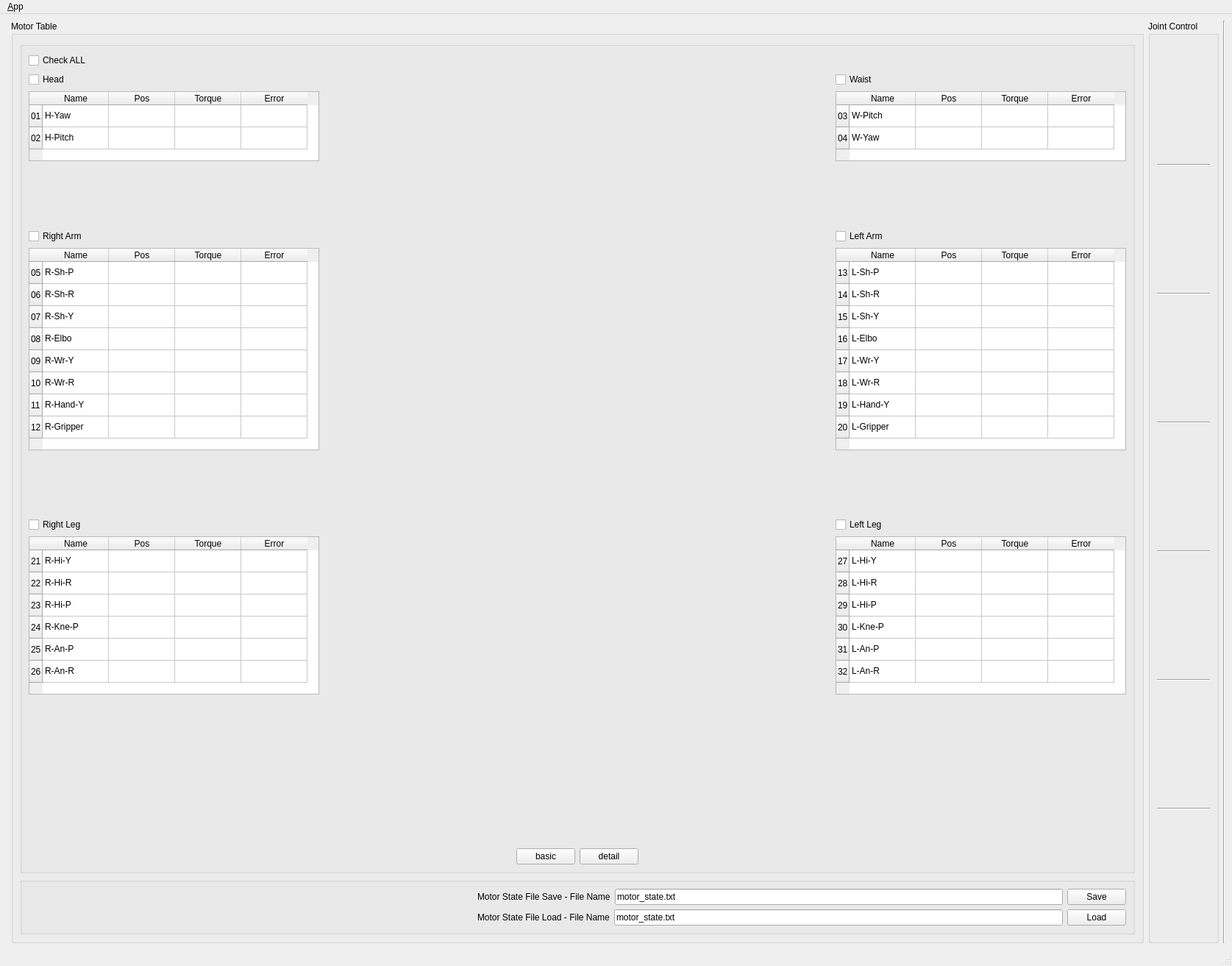
<?xml version="1.0" encoding="UTF-8"?>
<ui version="4.0">
 <class>JointWindow</class>
 <widget class="QMainWindow" name="JointWindow">
  <property name="geometry">
   <rect>
    <x>0</x>
    <y>0</y>
    <width>1675</width>
    <height>1313</height>
   </rect>
  </property>
  <property name="minimumSize">
   <size>
    <width>0</width>
    <height>880</height>
   </size>
  </property>
  <property name="windowTitle">
   <string>DYROS THORMANG User Interface</string>
  </property>
  <property name="windowIcon">
   <iconset resource="../resources/images.qrc">
    <normaloff>:/images/icon_2.png</normaloff>:/images/icon_2.png</iconset>
  </property>
  <property name="locale">
   <locale language="English" country="UnitedStates"/>
  </property>
  <property name="iconSize">
   <size>
    <width>24</width>
    <height>24</height>
   </size>
  </property>
  <widget class="QWidget" name="centralwidget">
   <layout class="QHBoxLayout">
    <item>
     <widget class="QTableWidget" name="motor_table">
      <property name="minimumSize">
       <size>
        <width>0</width>
        <height>0</height>
       </size>
      </property>
      <property name="maximumSize">
       <size>
        <width>0</width>
        <height>16777215</height>
       </size>
      </property>
      <property name="rowCount">
       <number>32</number>
      </property>
      <property name="columnCount">
       <number>4</number>
      </property>
      <attribute name="horizontalHeaderDefaultSectionSize">
       <number>60</number>
      </attribute>
      <row/>
      <row/>
      <row/>
      <row/>
      <row/>
      <row/>
      <row/>
      <row/>
      <row/>
      <row/>
      <row/>
      <row/>
      <row/>
      <row/>
      <row/>
      <row/>
      <row/>
      <row/>
      <row/>
      <row/>
      <row/>
      <row/>
      <row/>
      <row/>
      <row/>
      <row/>
      <row/>
      <row/>
      <row/>
      <row/>
      <row/>
      <row/>
      <column/>
      <column/>
      <column/>
      <column/>
      <item row="0" column="0">
       <property name="text">
        <string>R-Sh-P</string>
       </property>
      </item>
      <item row="1" column="0">
       <property name="text">
        <string>L-Sh-P</string>
       </property>
      </item>
      <item row="2" column="0">
       <property name="text">
        <string>R-Sh-R</string>
       </property>
      </item>
      <item row="3" column="0">
       <property name="text">
        <string>L-Sh-R</string>
       </property>
      </item>
      <item row="4" column="0">
       <property name="text">
        <string>R-Sh-Y</string>
       </property>
      </item>
      <item row="5" column="0">
       <property name="text">
        <string>L-Sh-Y</string>
       </property>
      </item>
      <item row="6" column="0">
       <property name="text">
        <string>R-Elbo</string>
       </property>
      </item>
      <item row="7" column="0">
       <property name="text">
        <string>L-Elbo</string>
       </property>
      </item>
      <item row="8" column="0">
       <property name="text">
        <string>R-Wr-Y</string>
       </property>
      </item>
      <item row="9" column="0">
       <property name="text">
        <string>L-Wr-Y</string>
       </property>
      </item>
      <item row="10" column="0">
       <property name="text">
        <string>R-Wr-R</string>
       </property>
      </item>
      <item row="11" column="0">
       <property name="text">
        <string>L-Wr-R</string>
       </property>
      </item>
      <item row="12" column="0">
       <property name="text">
        <string>R-W-Y2</string>
       </property>
      </item>
      <item row="13" column="0">
       <property name="text">
        <string>L-W-Y2</string>
       </property>
      </item>
      <item row="14" column="0">
       <property name="text">
        <string>R-Hi-Y</string>
       </property>
      </item>
      <item row="15" column="0">
       <property name="text">
        <string>L-Hi-Y</string>
       </property>
      </item>
      <item row="16" column="0">
       <property name="text">
        <string>R-Hi-R</string>
       </property>
      </item>
      <item row="17" column="0">
       <property name="text">
        <string>L-Hi-R</string>
       </property>
      </item>
      <item row="18" column="0">
       <property name="text">
        <string>R-Hi-P</string>
       </property>
      </item>
      <item row="19" column="0">
       <property name="text">
        <string>L-Hi-P</string>
       </property>
      </item>
      <item row="20" column="0">
       <property name="text">
        <string>R-Kne</string>
       </property>
      </item>
      <item row="21" column="0">
       <property name="text">
        <string>L-Kne</string>
       </property>
      </item>
      <item row="22" column="0">
       <property name="text">
        <string>R-An-P</string>
       </property>
      </item>
      <item row="23" column="0">
       <property name="text">
        <string>L-An-P</string>
       </property>
      </item>
      <item row="24" column="0">
       <property name="text">
        <string>R-An-R</string>
       </property>
      </item>
      <item row="25" column="0">
       <property name="text">
        <string>L-An-R</string>
       </property>
      </item>
      <item row="26" column="0">
       <property name="text">
        <string>W-Pitch</string>
       </property>
      </item>
      <item row="27" column="0">
       <property name="text">
        <string>W-Yaw</string>
       </property>
      </item>
      <item row="28" column="0">
       <property name="text">
        <string>H-Pan</string>
       </property>
      </item>
      <item row="29" column="0">
       <property name="text">
        <string>H-Tilt</string>
       </property>
      </item>
      <item row="30" column="0">
       <property name="text">
        <string>R-Hand</string>
       </property>
      </item>
      <item row="31" column="0">
       <property name="text">
        <string>L-Hand</string>
       </property>
      </item>
     </widget>
    </item>
    <item>
     <widget class="QGroupBox" name="groupBox_2">
      <property name="styleSheet">
       <string notr="true"/>
      </property>
      <property name="title">
       <string>Motor Table</string>
      </property>
      <layout class="QVBoxLayout" name="verticalLayout_31">
       <item>
        <widget class="QGroupBox" name="groupBox_3">
         <property name="title">
          <string/>
         </property>
         <layout class="QGridLayout" name="gridLayout_9">
          <item row="3" column="0">
           <layout class="QVBoxLayout" name="verticalLayout_28">
            <item>
             <widget class="QCheckBox" name="rl_checkBox">
              <property name="text">
               <string>Right Leg</string>
              </property>
             </widget>
            </item>
            <item>
             <widget class="QTableWidget" name="rl_table">
              <property name="minimumSize">
               <size>
                <width>0</width>
                <height>215</height>
               </size>
              </property>
              <property name="maximumSize">
               <size>
                <width>395</width>
                <height>215</height>
               </size>
              </property>
              <attribute name="horizontalHeaderDefaultSectionSize">
               <number>90</number>
              </attribute>
              <row>
               <property name="text">
                <string>21</string>
               </property>
              </row>
              <row>
               <property name="text">
                <string>22</string>
               </property>
              </row>
              <row>
               <property name="text">
                <string>23</string>
               </property>
              </row>
              <row>
               <property name="text">
                <string>24</string>
               </property>
              </row>
              <row>
               <property name="text">
                <string>25</string>
               </property>
              </row>
              <row>
               <property name="text">
                <string>26</string>
               </property>
              </row>
              <column>
               <property name="text">
                <string>Name</string>
               </property>
              </column>
              <column>
               <property name="text">
                <string>Pos</string>
               </property>
              </column>
              <column>
               <property name="text">
                <string>Torque</string>
               </property>
              </column>
              <column>
               <property name="text">
                <string>Error</string>
               </property>
              </column>
              <item row="0" column="0">
               <property name="text">
                <string>R-Hi-Y</string>
               </property>
              </item>
              <item row="1" column="0">
               <property name="text">
                <string>R-Hi-R</string>
               </property>
              </item>
              <item row="2" column="0">
               <property name="text">
                <string>R-Hi-P</string>
               </property>
              </item>
              <item row="3" column="0">
               <property name="text">
                <string>R-Kne-P</string>
               </property>
              </item>
              <item row="4" column="0">
               <property name="text">
                <string>R-An-P</string>
               </property>
              </item>
              <item row="5" column="0">
               <property name="text">
                <string>R-An-R</string>
               </property>
              </item>
             </widget>
            </item>
            <item>
             <spacer name="verticalSpacer_18">
              <property name="orientation">
               <enum>Qt::Vertical</enum>
              </property>
              <property name="sizeHint" stdset="0">
               <size>
                <width>20</width>
                <height>40</height>
               </size>
              </property>
             </spacer>
            </item>
           </layout>
          </item>
          <item row="3" column="2">
           <layout class="QVBoxLayout" name="verticalLayout_24">
            <item>
             <widget class="QCheckBox" name="ll_checkBox">
              <property name="text">
               <string>Left Leg</string>
              </property>
              <property name="tristate">
               <bool>false</bool>
              </property>
             </widget>
            </item>
            <item>
             <widget class="QTableWidget" name="ll_table">
              <property name="minimumSize">
               <size>
                <width>0</width>
                <height>215</height>
               </size>
              </property>
              <property name="maximumSize">
               <size>
                <width>395</width>
                <height>215</height>
               </size>
              </property>
              <attribute name="horizontalHeaderDefaultSectionSize">
               <number>90</number>
              </attribute>
              <row>
               <property name="text">
                <string>27</string>
               </property>
              </row>
              <row>
               <property name="text">
                <string>28</string>
               </property>
              </row>
              <row>
               <property name="text">
                <string>29</string>
               </property>
              </row>
              <row>
               <property name="text">
                <string>30</string>
               </property>
              </row>
              <row>
               <property name="text">
                <string>31</string>
               </property>
              </row>
              <row>
               <property name="text">
                <string>32</string>
               </property>
              </row>
              <column>
               <property name="text">
                <string>Name</string>
               </property>
              </column>
              <column>
               <property name="text">
                <string>Pos</string>
               </property>
              </column>
              <column>
               <property name="text">
                <string>Torque</string>
               </property>
              </column>
              <column>
               <property name="text">
                <string>Error</string>
               </property>
              </column>
              <item row="0" column="0">
               <property name="text">
                <string>L-Hi-Y</string>
               </property>
              </item>
              <item row="1" column="0">
               <property name="text">
                <string>L-Hi-R</string>
               </property>
              </item>
              <item row="2" column="0">
               <property name="text">
                <string>L-Hi-P</string>
               </property>
              </item>
              <item row="3" column="0">
               <property name="text">
                <string>L-Kne-P</string>
               </property>
              </item>
              <item row="4" column="0">
               <property name="text">
                <string>L-An-P</string>
               </property>
              </item>
              <item row="5" column="0">
               <property name="text">
                <string>L-An-R</string>
               </property>
              </item>
             </widget>
            </item>
            <item>
             <spacer name="verticalSpacer_20">
              <property name="orientation">
               <enum>Qt::Vertical</enum>
              </property>
              <property name="sizeHint" stdset="0">
               <size>
                <width>20</width>
                <height>40</height>
               </size>
              </property>
             </spacer>
            </item>
           </layout>
          </item>
          <item row="2" column="0">
           <layout class="QVBoxLayout" name="verticalLayout_27">
            <item>
             <spacer name="verticalSpacer_14">
              <property name="orientation">
               <enum>Qt::Vertical</enum>
              </property>
              <property name="sizeHint" stdset="0">
               <size>
                <width>20</width>
                <height>40</height>
               </size>
              </property>
             </spacer>
            </item>
            <item>
             <widget class="QCheckBox" name="ra_checkBox">
              <property name="text">
               <string>Right Arm</string>
              </property>
             </widget>
            </item>
            <item>
             <widget class="QTableWidget" name="ra_table">
              <property name="minimumSize">
               <size>
                <width>0</width>
                <height>275</height>
               </size>
              </property>
              <property name="maximumSize">
               <size>
                <width>395</width>
                <height>275</height>
               </size>
              </property>
              <attribute name="horizontalHeaderDefaultSectionSize">
               <number>90</number>
              </attribute>
              <row>
               <property name="text">
                <string>05</string>
               </property>
              </row>
              <row>
               <property name="text">
                <string>06</string>
               </property>
              </row>
              <row>
               <property name="text">
                <string>07</string>
               </property>
              </row>
              <row>
               <property name="text">
                <string>08</string>
               </property>
              </row>
              <row>
               <property name="text">
                <string>09</string>
               </property>
              </row>
              <row>
               <property name="text">
                <string>10</string>
               </property>
              </row>
              <row>
               <property name="text">
                <string>11</string>
               </property>
              </row>
              <row>
               <property name="text">
                <string>12</string>
               </property>
              </row>
              <column>
               <property name="text">
                <string>Name</string>
               </property>
              </column>
              <column>
               <property name="text">
                <string>Pos</string>
               </property>
              </column>
              <column>
               <property name="text">
                <string>Torque</string>
               </property>
              </column>
              <column>
               <property name="text">
                <string>Error</string>
               </property>
              </column>
              <item row="0" column="0">
               <property name="text">
                <string>R-Sh-P</string>
               </property>
              </item>
              <item row="1" column="0">
               <property name="text">
                <string>R-Sh-R</string>
               </property>
              </item>
              <item row="2" column="0">
               <property name="text">
                <string>R-Sh-Y</string>
               </property>
              </item>
              <item row="3" column="0">
               <property name="text">
                <string>R-Elbo</string>
               </property>
              </item>
              <item row="4" column="0">
               <property name="text">
                <string>R-Wr-Y</string>
               </property>
              </item>
              <item row="5" column="0">
               <property name="text">
                <string>R-Wr-R</string>
               </property>
              </item>
              <item row="6" column="0">
               <property name="text">
                <string>R-Hand-Y</string>
               </property>
              </item>
              <item row="7" column="0">
               <property name="text">
                <string>R-Gripper</string>
               </property>
              </item>
             </widget>
            </item>
            <item>
             <spacer name="verticalSpacer_19">
              <property name="orientation">
               <enum>Qt::Vertical</enum>
              </property>
              <property name="sizeHint" stdset="0">
               <size>
                <width>20</width>
                <height>40</height>
               </size>
              </property>
             </spacer>
            </item>
           </layout>
          </item>
          <item row="2" column="2">
           <layout class="QVBoxLayout" name="verticalLayout_23">
            <item>
             <spacer name="verticalSpacer_15">
              <property name="orientation">
               <enum>Qt::Vertical</enum>
              </property>
              <property name="sizeHint" stdset="0">
               <size>
                <width>20</width>
                <height>40</height>
               </size>
              </property>
             </spacer>
            </item>
            <item>
             <widget class="QCheckBox" name="la_checkBox">
              <property name="text">
               <string>Left Arm</string>
              </property>
             </widget>
            </item>
            <item>
             <widget class="QTableWidget" name="la_table">
              <property name="minimumSize">
               <size>
                <width>0</width>
                <height>275</height>
               </size>
              </property>
              <property name="maximumSize">
               <size>
                <width>395</width>
                <height>275</height>
               </size>
              </property>
              <attribute name="horizontalHeaderDefaultSectionSize">
               <number>90</number>
              </attribute>
              <row>
               <property name="text">
                <string>13</string>
               </property>
              </row>
              <row>
               <property name="text">
                <string>14</string>
               </property>
              </row>
              <row>
               <property name="text">
                <string>15</string>
               </property>
              </row>
              <row>
               <property name="text">
                <string>16</string>
               </property>
              </row>
              <row>
               <property name="text">
                <string>17</string>
               </property>
              </row>
              <row>
               <property name="text">
                <string>18</string>
               </property>
              </row>
              <row>
               <property name="text">
                <string>19</string>
               </property>
              </row>
              <row>
               <property name="text">
                <string>20</string>
               </property>
              </row>
              <column>
               <property name="text">
                <string>Name</string>
               </property>
              </column>
              <column>
               <property name="text">
                <string>Pos</string>
               </property>
              </column>
              <column>
               <property name="text">
                <string>Torque</string>
               </property>
              </column>
              <column>
               <property name="text">
                <string>Error</string>
               </property>
              </column>
              <item row="0" column="0">
               <property name="text">
                <string>L-Sh-P</string>
               </property>
              </item>
              <item row="0" column="1">
               <property name="text">
                <string/>
               </property>
              </item>
              <item row="1" column="0">
               <property name="text">
                <string>L-Sh-R</string>
               </property>
              </item>
              <item row="2" column="0">
               <property name="text">
                <string>L-Sh-Y</string>
               </property>
              </item>
              <item row="3" column="0">
               <property name="text">
                <string>L-Elbo</string>
               </property>
              </item>
              <item row="4" column="0">
               <property name="text">
                <string>L-Wr-Y</string>
               </property>
              </item>
              <item row="5" column="0">
               <property name="text">
                <string>L-Wr-R</string>
               </property>
              </item>
              <item row="6" column="0">
               <property name="text">
                <string>L-Hand-Y</string>
               </property>
              </item>
              <item row="7" column="0">
               <property name="text">
                <string>L-Gripper</string>
               </property>
              </item>
             </widget>
            </item>
            <item>
             <spacer name="verticalSpacer_21">
              <property name="orientation">
               <enum>Qt::Vertical</enum>
              </property>
              <property name="sizeHint" stdset="0">
               <size>
                <width>20</width>
                <height>40</height>
               </size>
              </property>
             </spacer>
            </item>
           </layout>
          </item>
          <item row="0" column="0">
           <widget class="QCheckBox" name="all_checkBox">
            <property name="text">
             <string>Check ALL</string>
            </property>
           </widget>
          </item>
          <item row="1" column="2">
           <layout class="QVBoxLayout" name="verticalLayout_25">
            <item>
             <widget class="QCheckBox" name="w_checkBox">
              <property name="text">
               <string>Waist</string>
              </property>
             </widget>
            </item>
            <item>
             <widget class="QTableWidget" name="w_table">
              <property name="minimumSize">
               <size>
                <width>395</width>
                <height>95</height>
               </size>
              </property>
              <property name="maximumSize">
               <size>
                <width>395</width>
                <height>95</height>
               </size>
              </property>
              <attribute name="horizontalHeaderDefaultSectionSize">
               <number>90</number>
              </attribute>
              <row>
               <property name="text">
                <string>03</string>
               </property>
              </row>
              <row>
               <property name="text">
                <string>04</string>
               </property>
              </row>
              <column>
               <property name="text">
                <string>Name</string>
               </property>
              </column>
              <column>
               <property name="text">
                <string>Pos</string>
               </property>
              </column>
              <column>
               <property name="text">
                <string>Torque</string>
               </property>
              </column>
              <column>
               <property name="text">
                <string>Error</string>
               </property>
              </column>
              <item row="0" column="0">
               <property name="text">
                <string>W-Pitch</string>
               </property>
              </item>
              <item row="1" column="0">
               <property name="text">
                <string>W-Yaw</string>
               </property>
              </item>
             </widget>
            </item>
           </layout>
          </item>
          <item row="1" column="0">
           <layout class="QVBoxLayout" name="verticalLayout_26">
            <item>
             <widget class="QCheckBox" name="h_checkBox">
              <property name="text">
               <string>Head</string>
              </property>
             </widget>
            </item>
            <item>
             <widget class="QTableWidget" name="h_table">
              <property name="minimumSize">
               <size>
                <width>395</width>
                <height>95</height>
               </size>
              </property>
              <property name="maximumSize">
               <size>
                <width>395</width>
                <height>95</height>
               </size>
              </property>
              <attribute name="horizontalHeaderDefaultSectionSize">
               <number>90</number>
              </attribute>
              <row>
               <property name="text">
                <string>01</string>
               </property>
              </row>
              <row>
               <property name="text">
                <string>02</string>
               </property>
              </row>
              <column>
               <property name="text">
                <string>Name</string>
               </property>
              </column>
              <column>
               <property name="text">
                <string>Pos</string>
               </property>
              </column>
              <column>
               <property name="text">
                <string>Torque</string>
               </property>
              </column>
              <column>
               <property name="text">
                <string>Error</string>
               </property>
              </column>
              <item row="0" column="0">
               <property name="text">
                <string>H-Yaw</string>
               </property>
              </item>
              <item row="1" column="0">
               <property name="text">
                <string>H-Pitch</string>
               </property>
              </item>
             </widget>
            </item>
           </layout>
          </item>
          <item row="3" column="1">
           <layout class="QVBoxLayout" name="verticalLayout_32">
            <item>
             <widget class="QLabel" name="label_28">
              <property name="minimumSize">
               <size>
                <width>300</width>
                <height>0</height>
               </size>
              </property>
              <property name="text">
               <string/>
              </property>
             </widget>
            </item>
            <item>
             <layout class="QHBoxLayout" name="horizontalLayout_14">
              <item>
               <spacer name="horizontalSpacer_5">
                <property name="orientation">
                 <enum>Qt::Horizontal</enum>
                </property>
                <property name="sizeHint" stdset="0">
                 <size>
                  <width>40</width>
                  <height>20</height>
                 </size>
                </property>
               </spacer>
              </item>
              <item alignment="Qt::AlignBottom">
               <widget class="QPushButton" name="basic_button">
                <property name="text">
                 <string>basic</string>
                </property>
               </widget>
              </item>
              <item alignment="Qt::AlignBottom">
               <widget class="QPushButton" name="detail_button">
                <property name="text">
                 <string>detail</string>
                </property>
               </widget>
              </item>
              <item>
               <spacer name="horizontalSpacer_6">
                <property name="orientation">
                 <enum>Qt::Horizontal</enum>
                </property>
                <property name="sizeHint" stdset="0">
                 <size>
                  <width>40</width>
                  <height>20</height>
                 </size>
                </property>
               </spacer>
              </item>
             </layout>
            </item>
           </layout>
          </item>
         </layout>
        </widget>
       </item>
       <item>
        <widget class="QGroupBox" name="groupBox_save_load">
         <property name="title">
          <string/>
         </property>
         <layout class="QVBoxLayout" name="verticalLayout_29">
          <item>
           <layout class="QHBoxLayout" name="horizontalLayout_16">
            <item>
             <spacer name="horizontalSpacer_3">
              <property name="orientation">
               <enum>Qt::Horizontal</enum>
              </property>
              <property name="sizeHint" stdset="0">
               <size>
                <width>40</width>
                <height>20</height>
               </size>
              </property>
             </spacer>
            </item>
            <item>
             <widget class="QLabel" name="label_29">
              <property name="text">
               <string>Motor State File Save - File Name</string>
              </property>
             </widget>
            </item>
            <item>
             <widget class="QLineEdit" name="line_edit_motor_save_file_name">
              <property name="text">
               <string>motor_state.txt</string>
              </property>
             </widget>
            </item>
            <item>
             <widget class="QPushButton" name="button_motor_save">
              <property name="text">
               <string>Save</string>
              </property>
             </widget>
            </item>
           </layout>
          </item>
          <item>
           <layout class="QHBoxLayout" name="horizontalLayout_17">
            <item>
             <spacer name="horizontalSpacer_4">
              <property name="orientation">
               <enum>Qt::Horizontal</enum>
              </property>
              <property name="sizeHint" stdset="0">
               <size>
                <width>40</width>
                <height>20</height>
               </size>
              </property>
             </spacer>
            </item>
            <item>
             <widget class="QLabel" name="label_30">
              <property name="text">
               <string>Motor State File Load - File Name</string>
              </property>
             </widget>
            </item>
            <item>
             <widget class="QLineEdit" name="line_edit_motor_load_file_name">
              <property name="text">
               <string>motor_state.txt</string>
              </property>
             </widget>
            </item>
            <item>
             <widget class="QPushButton" name="button_motor_load">
              <property name="text">
               <string>Load</string>
              </property>
             </widget>
            </item>
           </layout>
          </item>
         </layout>
        </widget>
       </item>
      </layout>
     </widget>
    </item>
    <item>
     <widget class="QGroupBox" name="groupBox_joint_ctrl">
      <property name="maximumSize">
       <size>
        <width>400</width>
        <height>16777215</height>
       </size>
      </property>
      <property name="title">
       <string>Joint Control</string>
      </property>
      <property name="alignment">
       <set>Qt::AlignLeading|Qt::AlignLeft|Qt::AlignTop</set>
      </property>
      <property name="checkable">
       <bool>false</bool>
      </property>
      <layout class="QVBoxLayout" name="verticalLayout" stretch="2,0,2,0,8,0,8,0,6,0,6,0,0">
       <property name="sizeConstraint">
        <enum>QLayout::SetMinimumSize</enum>
       </property>
       <item>
        <layout class="QGridLayout" name="gridLayout_joint_ctrl" rowstretch="0" columnstretch="0">
         <property name="sizeConstraint">
          <enum>QLayout::SetMinimumSize</enum>
         </property>
         <property name="leftMargin">
          <number>0</number>
         </property>
         <property name="topMargin">
          <number>0</number>
         </property>
         <property name="horizontalSpacing">
          <number>8</number>
         </property>
         <property name="verticalSpacing">
          <number>0</number>
         </property>
        </layout>
       </item>
       <item>
        <widget class="Line" name="line_2">
         <property name="orientation">
          <enum>Qt::Horizontal</enum>
         </property>
        </widget>
       </item>
       <item>
        <layout class="QGridLayout" name="gridLayout_joint_ctrl_2" rowstretch="0">
         <property name="sizeConstraint">
          <enum>QLayout::SetMinimumSize</enum>
         </property>
         <property name="verticalSpacing">
          <number>0</number>
         </property>
        </layout>
       </item>
       <item>
        <widget class="Line" name="line_3">
         <property name="orientation">
          <enum>Qt::Horizontal</enum>
         </property>
        </widget>
       </item>
       <item>
        <layout class="QGridLayout" name="gridLayout_joint_ctrl_3">
         <property name="sizeConstraint">
          <enum>QLayout::SetMinimumSize</enum>
         </property>
         <property name="verticalSpacing">
          <number>0</number>
         </property>
        </layout>
       </item>
       <item>
        <widget class="Line" name="line_4">
         <property name="orientation">
          <enum>Qt::Horizontal</enum>
         </property>
        </widget>
       </item>
       <item>
        <layout class="QGridLayout" name="gridLayout_joint_ctrl_4" rowstretch="0">
         <property name="sizeConstraint">
          <enum>QLayout::SetMinimumSize</enum>
         </property>
         <property name="verticalSpacing">
          <number>0</number>
         </property>
        </layout>
       </item>
       <item>
        <widget class="Line" name="line_5">
         <property name="orientation">
          <enum>Qt::Horizontal</enum>
         </property>
        </widget>
       </item>
       <item>
        <layout class="QGridLayout" name="gridLayout_joint_ctrl_5">
         <property name="sizeConstraint">
          <enum>QLayout::SetMinimumSize</enum>
         </property>
         <property name="verticalSpacing">
          <number>0</number>
         </property>
        </layout>
       </item>
       <item>
        <widget class="Line" name="line_6">
         <property name="orientation">
          <enum>Qt::Horizontal</enum>
         </property>
        </widget>
       </item>
       <item>
        <layout class="QGridLayout" name="gridLayout_joint_ctrl_6" rowstretch="0">
         <property name="sizeConstraint">
          <enum>QLayout::SetMinimumSize</enum>
         </property>
         <property name="topMargin">
          <number>0</number>
         </property>
         <property name="verticalSpacing">
          <number>0</number>
         </property>
        </layout>
       </item>
       <item>
        <widget class="Line" name="line_7">
         <property name="orientation">
          <enum>Qt::Horizontal</enum>
         </property>
        </widget>
       </item>
       <item>
        <layout class="QGridLayout" name="gridLayout_joint_ctrl_7">
         <property name="sizeConstraint">
          <enum>QLayout::SetMinimumSize</enum>
         </property>
         <property name="topMargin">
          <number>0</number>
         </property>
        </layout>
       </item>
      </layout>
     </widget>
    </item>
    <item>
     <widget class="Line" name="line">
      <property name="orientation">
       <enum>Qt::Vertical</enum>
      </property>
     </widget>
    </item>
   </layout>
  </widget>
  <widget class="QMenuBar" name="menubar">
   <property name="geometry">
    <rect>
     <x>0</x>
     <y>0</y>
     <width>1675</width>
     <height>22</height>
    </rect>
   </property>
   <widget class="QMenu" name="menu_File">
    <property name="title">
     <string>&amp;App</string>
    </property>
    <addaction name="action_Preferences"/>
    <addaction name="separator"/>
    <addaction name="actionAbout"/>
    <addaction name="actionAbout_Qt"/>
    <addaction name="separator"/>
    <addaction name="action_Quit"/>
   </widget>
   <addaction name="menu_File"/>
  </widget>
  <widget class="QStatusBar" name="statusbar"/>
  <action name="action_Quit">
   <property name="text">
    <string>&amp;Quit</string>
   </property>
   <property name="shortcut">
    <string>Ctrl+Q</string>
   </property>
   <property name="shortcutContext">
    <enum>Qt::ApplicationShortcut</enum>
   </property>
  </action>
  <action name="action_Preferences">
   <property name="text">
    <string>&amp;Preferences</string>
   </property>
  </action>
  <action name="actionAbout">
   <property name="text">
    <string>&amp;About</string>
   </property>
  </action>
  <action name="actionAbout_Qt">
   <property name="text">
    <string>About &amp;Qt</string>
   </property>
  </action>
 </widget>
 <resources>
  <include location="../resources/images.qrc"/>
 </resources>
 <connections>
  <connection>
   <sender>action_Quit</sender>
   <signal>triggered()</signal>
   <receiver>JointWindow</receiver>
   <slot>close()</slot>
   <hints>
    <hint type="sourcelabel">
     <x>-1</x>
     <y>-1</y>
    </hint>
    <hint type="destinationlabel">
     <x>399</x>
     <y>299</y>
    </hint>
   </hints>
  </connection>
 </connections>
</ui>
